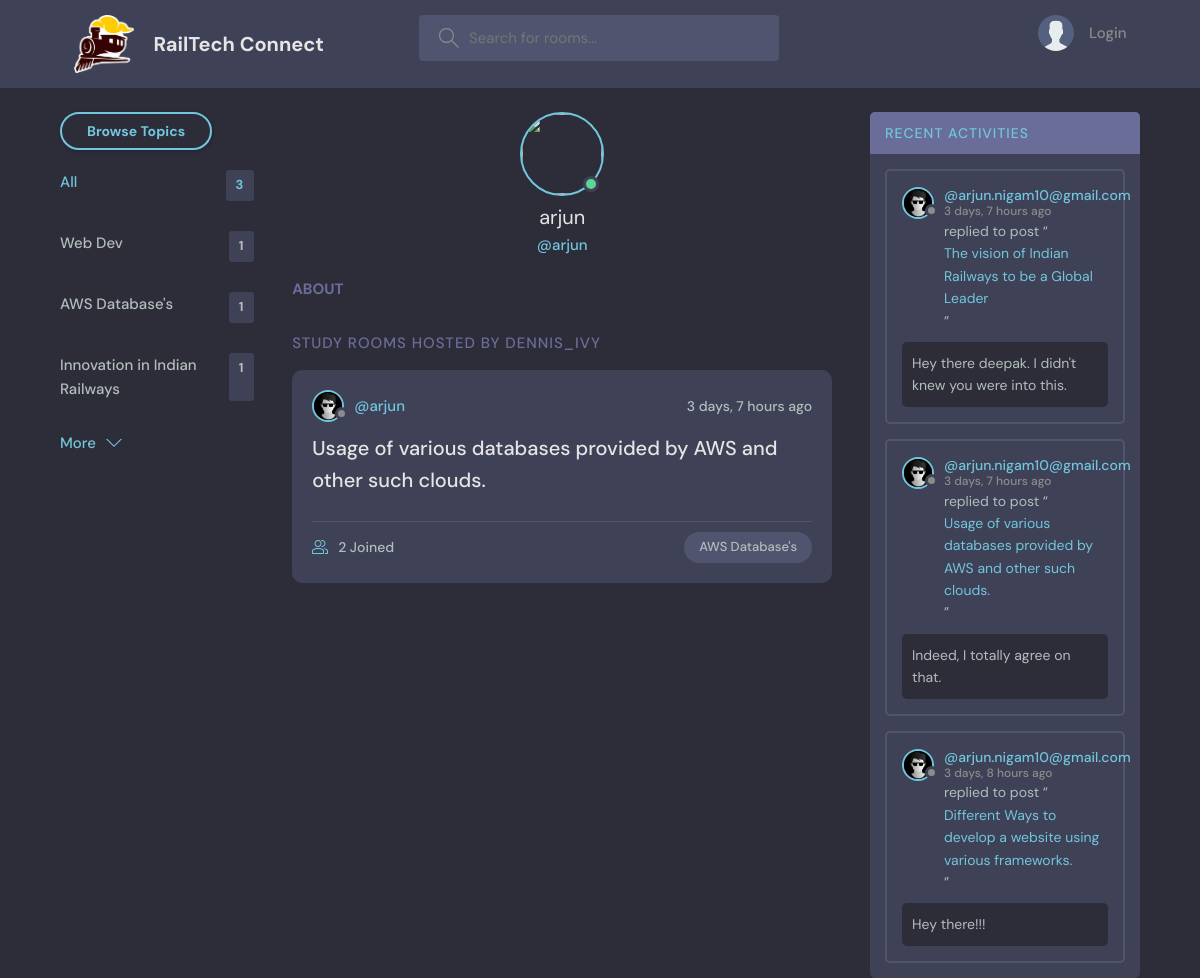
Page /user-profile/2/ on the committed database.
### base/models.py (models this page shows, shortened)
class Topic(models.Model):
    name = models.CharField(max_length=200)

class User(AbstractUser):
    name = models.CharField(max_length=200, null=True)
    email = models.EmailField(unique=True)
    bio = models.TextField(null=True)
    avatar = models.ImageField(null=True, default="avatar.svg")
    USERNAME_FIELD = 'email'
    REQUIRED_FIELDS = []

class Room(models.Model):
    host = models.ForeignKey(User, on_delete=models.SET_NULL, null=True)
    topic = models.ForeignKey(Topic, on_delete=models.SET_NULL, null=True)
    name = models.CharField(max_length=200)
    description = models.TextField(null=True , blank=True)
    participants = models.ManyToManyField(
        User, related_name='participants', blank=True
    )
    updated = models.DateTimeField(auto_now=True)
    created = models.DateTimeField(auto_now_add=True)
    class Meta:
        ordering = ['-updated' , '-created']
    def __str__(self):
        return self.name

class Message(models.Model):
    user= models.ForeignKey(User, on_delete=models.CASCADE)
    room = models.ForeignKey(Room, on_delete=models.CASCADE)
    body = models.TextField()
    updated = models.DateTimeField(auto_now=True)
    created = models.DateTimeField(auto_now_add=True)
    class Meta:
        ordering = ['-updated' , '-created']

### base/views.py (the view)
# urls.py: path('user-profile/<str:pk>/', views.userProfile, name='user-profile'),
def userProfile(request, pk):
    user= User.objects.get(id=pk)
    room = user.room_set.all()
    room_message = user.message_set.all()
    topic = Topic.objects.all()
    context={'user': user, 'room': room, 'room_message': room_message, 'topic': topic}
    return render(request, 'base/profile.html', context)

### base/templates/base/profile.html (shortened to what this page needs)
{% extends 'main.html' %}
{% block content %}
  <main class="profile-page layout layout--3">
    <div class="container">
      {% include 'base/topics_component.html' %}
      <div class="roomList">
        <div class="profile">
          <div class="profile__avatar">
            <div class="avatar avatar--large active">
              <img src="{{request.user.avatar.url}}" />
            </div>
          </div>
          <div class="profile__info">
            <h3>{{user.username}}</h3>
            <p>@{{user.username}}</p>
          </div>
          <div class="profile__about">
            <h3>About</h3>
          </div>
        </div>
        <div class="roomList__header">
          <div>
            <h2>Study Rooms Hosted by dennis_ivy</a>
            </h2>
          </div>
        </div>
        {% include 'base/feed_component.html' %}
      </div>
      {% include 'base/activity_component.html' %}
    </div>
  </main>
{% endblock content %}

### base/templates/base/topics_component.html
<div class="topics">
    <div class="topics__header">
      <a class="btn btn--main btn--pill" href="{% url 'topics' %}">Browse Topics</a>
    </div>
    <ul class="topics__list">
      <li>
        <a href="{% url 'home' %}" class="active">All <span>{{topic.count}}</span></a>
      </li>
      {% for topic in topic  %}
      <li>
        <a href="{% url 'home' %}?q={{topic.name}}">{{topic.name}}<span>{{topic.room_set.all.count}}</span></a>
      </li>
      {% endfor %}
    </ul>
    <a class="btn btn--link" href="{% url 'topics' %}">
      More
      <svg version="1.1" xmlns="http://www.w3.org/2000/svg" width="32" height="32" viewBox="0 0 32 32">
        <title>chevron-down</title>
        <path d="M16 21l-13-13h-3l16 16 16-16h-3l-13 13z"></path>
      </svg>
    </a>
  </div>

### base/templates/base/feed_component.html (shortened to what this page needs)
{% for room in room  %}
<div class="roomListRoom">
    <div class="roomListRoom__header">
      <a href="{% url 'user-profile' room.host.id %}" class="roomListRoom__author">
        <div class="avatar avatar--small">
          <img src="{{room.host.avatar.url}}" />
        </div>
        <span>@{{room.host.username}}</span>
      </a>
      <div class="roomListRoom__actions">
        <span>{{room.created|timesince}} ago</span>
      </div>
    </div>
    <div class="roomListRoom__content">
      <a href="{% url 'room' room.id %}">{{room.name}}</a>
    </div>
    <div class="roomListRoom__meta">
      <a href="{% url 'room' room.id %}" class="roomListRoom__joined">
        {{room.participants.all.count}} Joined
      </a>
      <p class="roomListRoom__topic">{{room.topic.name}}</p>
    </div>
  </div>
{% endfor %}

### base/templates/base/activity_component.html (shortened to what this page needs)
<div class="activities">
    <div class="activities__header">
      <h2><a href="">Recent Activities</a></h2>
    </div>
    {% for message in room_message %}
    <div class="activities__box">
      <div class="activities__boxHeader roomListRoom__header">
        <a href="{% url 'user-profile' message.user.id %}" class="roomListRoom__author">
          <div class="avatar avatar--small">
            <img src="{{message.user.avatar.url}}" />
          </div>
          <p>
            @{{message.user}}
            <span>{{message.created|timesince}} ago</span>
          </p>
        </a>
      </div>
      <div class="activities__boxContent">
        <p>replied to post “<a href="{% url 'room' message.room.id %}">{{message.room}}</a>”</p>
        <div class="activities__boxRoomContent">
          {{message.body}}
        </div>
      </div>
    </div>
    {% endfor %}
  </div>

### rows in the picture
Topic: name "Web Dev", room_set.all.count "1"
Topic: name "AWS Database's", room_set.all.count "1"
Topic: name "Innovation in Indian Railways", room_set.all.count "1"
User: username "arjun"
Room: host.avatar (picture), host.username "arjun", created "3 days, 7 hours", name "Usage of various databases provided by AWS and other such clouds.", participants.all.count "2", topic.name "AWS Database's"
Message: user.avatar (picture), user "arjun.nigam10@gmail.com", created "3 days, 7 hours", room "The vision of Indian Railways to be a Global Leader", body "Hey there deepak. I didn't knew you were into this."
Message: user.avatar (picture), user "arjun.nigam10@gmail.com", created "3 days, 7 hours", room "Usage of various databases provided by AWS and other such clouds.", body "Indeed, I totally agree on that."
Message: user.avatar (picture), user "arjun.nigam10@gmail.com", created "3 days, 8 hours", room "Different Ways to develop a website using various frameworks.", body "Hey there!!!"

### other values in the picture
{{ topic.count }} "3"
